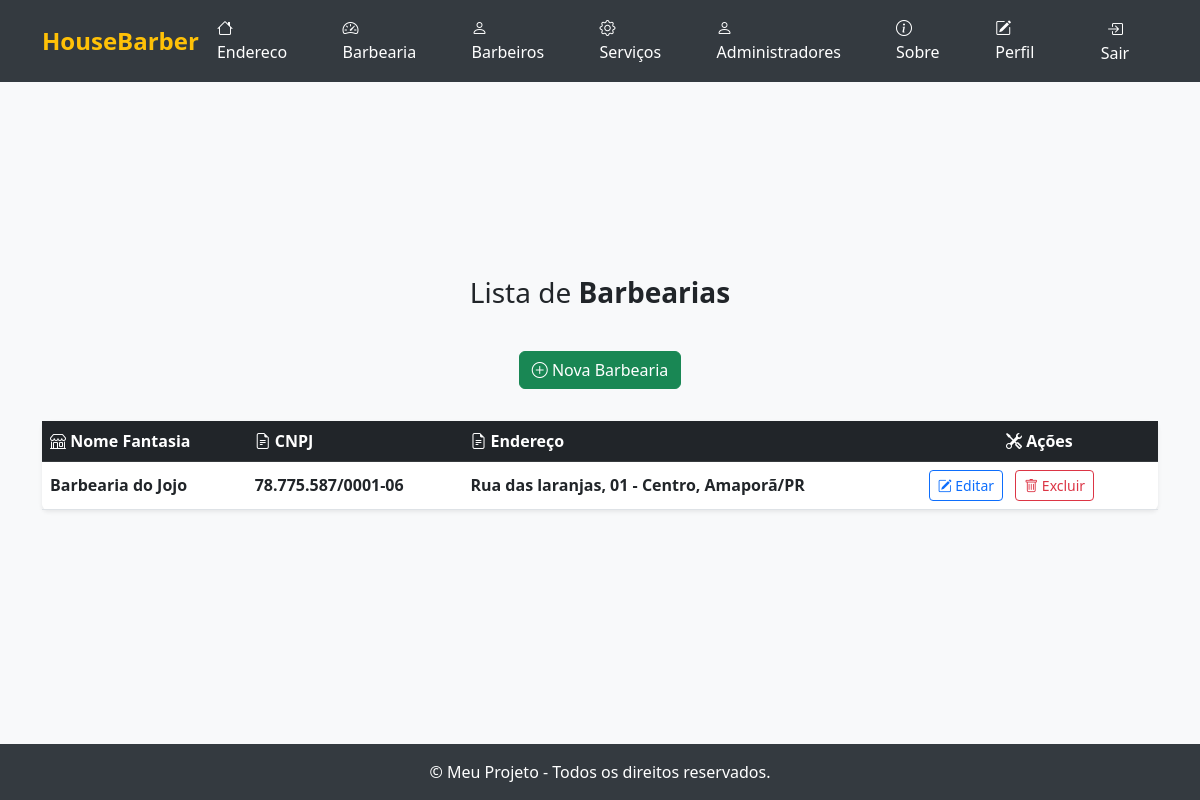
The app's page /listar/barbearias/ (signed in), older data.
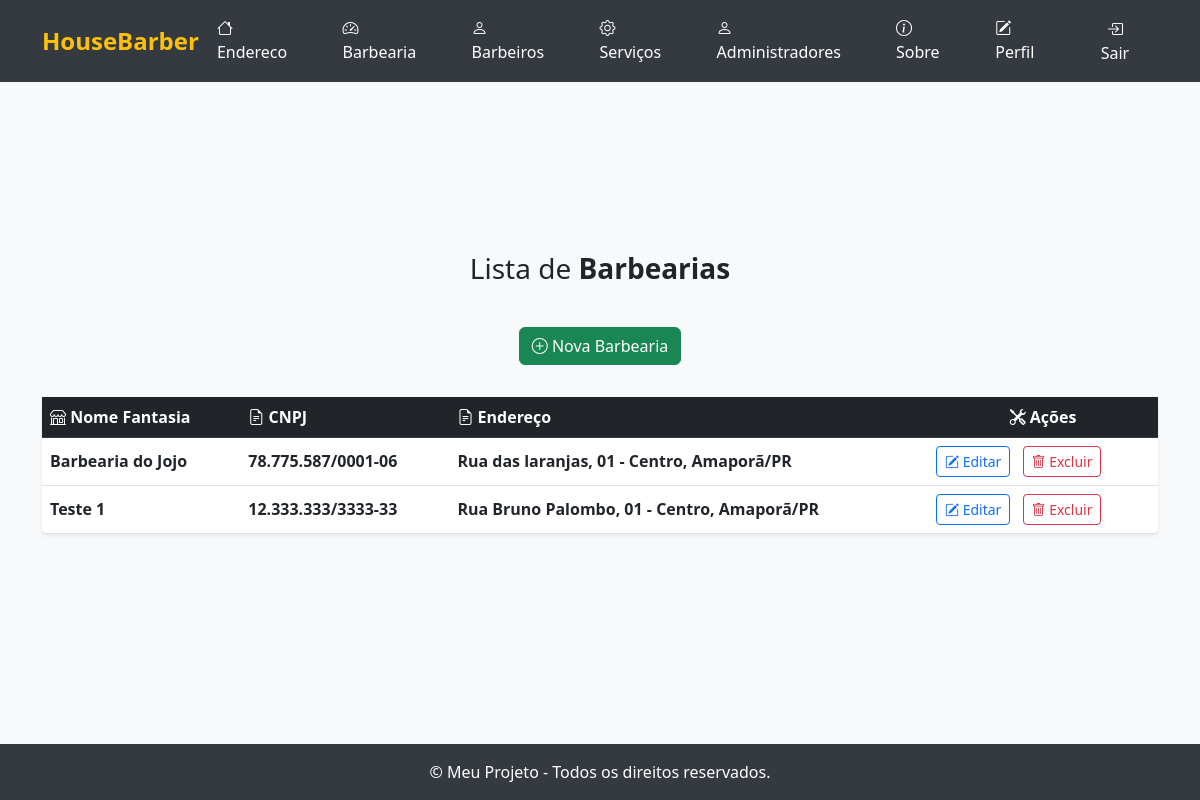
The same page, newer data.
### cadastros/models.py (models this page shows, shortened)
class Barbearia(models.Model):
    nome_fantasia = models.CharField(max_length=255, help_text="Nome fantasia da barbearia")
    razao_social = models.CharField(max_length=255, help_text="Razão social da barbearia")
    cnpj = models.CharField(max_length=18, help_text="CNPJ da barbearia")
    telefone = models.CharField(max_length=20, help_text="Telefone de contato da barbearia")
    email = models.EmailField(help_text="E-mail da barbearia")
    endereco = models.OneToOneField(Endereco, on_delete=models.CASCADE, related_name='barbearia', help_text="Endereço da barbearia")
    usuario = models.ForeignKey(User, on_delete=models.CASCADE, related_name='usuario_barbearia', help_text="Usuário responsável pela barbearia")

class Endereco(models.Model):
    rua = models.CharField(max_length=255, help_text="Nome da rua do endereço")
    numero = models.CharField(max_length=20, help_text="Número do endereço")
    complemento = models.CharField(max_length=255, blank=True, null=True, help_text="Complemento do endereço (opcional)")
    bairro = models.CharField(max_length=100, help_text="Bairro do endereço")
    cidade = models.CharField(max_length=100, help_text="Cidade do endereço")
    estado = models.CharField(max_length=2, help_text="UF do estado (ex: SP, RJ)")
    cep = models.CharField(max_length=10, help_text="CEP do endereço")
    usuario = models.ForeignKey(User, on_delete=models.CASCADE, related_name='usuario_endereco', help_text="Usuário responsável pelo endereço")
    def __str__(self):
        return f"{self.rua}, {self.numero} - {self.bairro}, {self.cidade}/{self.estado}"

### cadastros/views.py (the view)
# urls.py: path('listar/barbearias/', BarbeariaListView.as_view(), name='barbearia-lista' ),
class BarbeariaListView(LoginRequiredMixin, ListView):
    login_url = reverse_lazy('login')
    model = Barbearia
    template_name = 'listas/barbearia.html'
    context_object_name = 'barbearias'
    def get_queryset(self):
        return Barbearia.objects.filter(usuario=self.request.user)

### cadastros/templates/listas/barbearia.html (shortened to what this page needs)
{% extends "paginas/modelo.html" %}
{% block conteudo %}
<h3>
    Lista de <b>Barbearias</b>
</h3>
<div class="d-flex justify-content-center mb-3">
    <a class="btn btn-success mb-3" href="{% url 'cadastrar-barbearia' %}">
        <i class="bi bi-plus-circle"></i> Nova Barbearia
    </a>
</div>
<table id="table-lista" class="table table-hover align-middle shadow-sm rounded bg-white">
    <thead class="table-dark">
        <tr>
            <th scope="col"><i class="bi bi-shop"></i> Nome Fantasia</th>
            <th scope="col"><i class="bi bi-file-earmark-text"></i> CNPJ</th>
            <th scope="col"><i class="bi bi-file-earmark-text"></i> Endereço</th>
            <th scope="col" class="text-center"><i class="bi bi-tools"></i> Ações</th>
        </tr>
    </thead>
    <tbody>
        {% for object in object_list %}
            <tr>
                <td class="fw-semibold">{{ object.nome_fantasia }}</td>
                <td class="fw-semibold">{{ object.cnpj }}</td>
                <td class="fw-semibold">{{ object.endereco }}</td>
                <td>
                    <a class="btn btn-outline-primary btn-sm me-2" href="{% url 'editar-barbearia' object.pk  %}">
                        <i class="bi bi-pencil-square"></i> Editar
                    </a>
                    <a class="btn btn-outline-danger btn-sm" href="{% url 'excluir-barbearia' object.pk  %}">
                        <i class="bi bi-trash"></i> Excluir
                    </a>
                </td>
            </tr>
        {% empty %}
            <tr>
                <td colspan="4" class="text-center text-muted py-4">
                    <i class="bi bi-exclamation-circle"></i> Nenhum registro encontrado.
                </td>
            </tr>
        {% endfor %}
    </tbody>
</table>
{% endblock %}
{% block scripts %}
<link href="https://cdn.datatables.net/v/bs5/dt-2.1.8/datatables.min.css" rel="stylesheet">
{% endblock scripts %}

Row changes from the older to the newer data that the page shows:
added Barbearia: nome_fantasia "Teste 1", cnpj "12.333.333/3333-33", endereco "Rua Bruno Palombo, 01 - Centro, Amaporã/PR"
